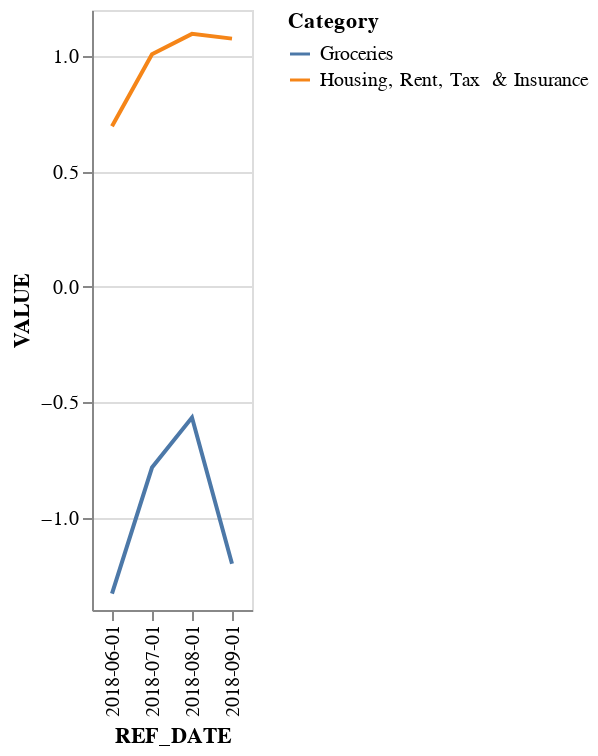

Notebook code cell kept with this figure:
### Code cell
plot_for_parallel_trends(df_Canada_CPI_groupby_NonScaled, '2018-06-01', '2018-09-01', 'Groceries', 'Housing, Rent, Tax  & Insurance')

### Figure 1 — Vega-Lite specification as saved in the notebook (floating-point values rounded to 4 significant figures)
{"config": {"view": {"continuousWidth": 300, "continuousHeight": 300}}, "data": {"name": "data-755ef393ebf77ca89967d8d73e1eb88d"}, "mark": {"type": "line"}, "encoding": {"color": {"field": "Category", "type": "nominal"}, "x": {"field": "REF_DATE", "type": "nominal"}, "y": {"field": "VALUE", "type": "quantitative"}}, "$schema": "https://vega.github.io/schema/vega-lite/v5.20.1.json", "datasets": {"data-755ef393ebf77ca89967d8d73e1eb88d": [{"REF_DATE": "2018-06-01", "Category": "Groceries", "VALUE": -1.329}, {"REF_DATE": "2018-06-01", "Category": "Housing, Rent, Tax  & Insurance", "VALUE": 0.6961}, {"REF_DATE": "2018-07-01", "Category": "Groceries", "VALUE": -0.7828}, {"REF_DATE": "2018-07-01", "Category": "Housing, Rent, Tax  & Insurance", "VALUE": 1.009}, {"REF_DATE": "2018-08-01", "Category": "Groceries", "VALUE": -0.5659}, {"REF_DATE": "2018-08-01", "Category": "Housing, Rent, Tax  & Insurance", "VALUE": 1.097}, {"REF_DATE": "2018-09-01", "Category": "Groceries", "VALUE": -1.199}, {"REF_DATE": "2018-09-01", "Category": "Housing, Rent, Tax  & Insurance", "VALUE": 1.076}]}}
